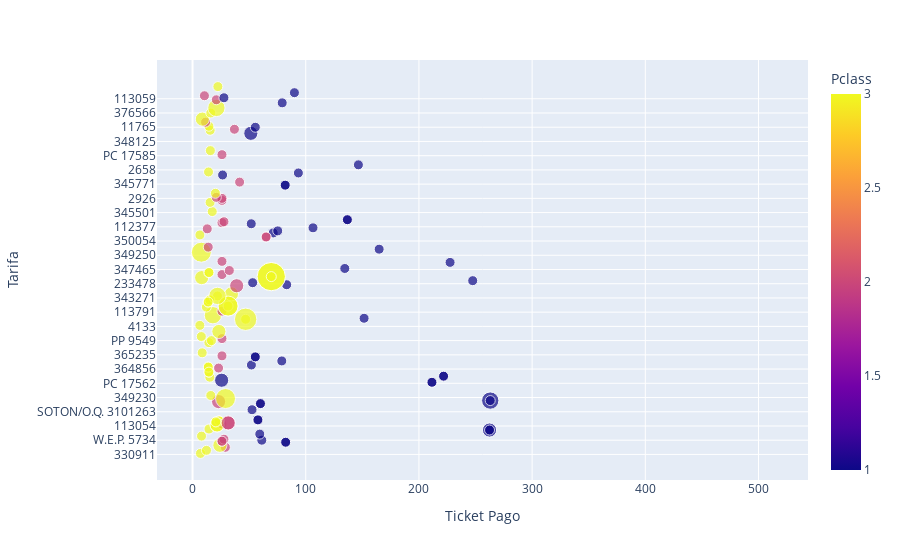

This figure's notebook cell:
### Code cell
fig = px.scatter(df, x = "Fare", y = "Ticket",
                 color = "Pclass",
                 size = "SibSp",
                 hover_name="Name"
                )

fig.update_layout(hovermode="x")

fig.update_layout(xaxis = {'title':'Ticket Pago'}, yaxis = {'title':'Tarifa'})

fig.update_xaxes(showspikes=True, spikecolor="green", spikesnap="cursor", spikemode="across", spikethickness=1)
fig.update_yaxes(showspikes=True, spikecolor="Black", spikethickness=1)

fig.show()

### Figure 1 — Plotly figure (JSON) as saved in the notebook; plotly's stock layout.template omitted (floating-point values rounded to 4 significant figures; data arrays with more than 128 entries replaced by an {"elided": "..."} marker saying what was removed)
{"data": [{"hovertemplate": "<b>%{hovertext}</b><br><br>Fare=%{x}<br>Ticket=%{y}<br>SibSp=%{marker.size}<br>Pclass=%{marker.color}<extra></extra>", "hovertext": {"elided": "418 str values"}, "legendgroup": "", "marker": {"color": {"elided": "418 int values"}, "coloraxis": "coloraxis", "size": {"elided": "418 int values"}, "sizemode": "area", "sizeref": 0.02, "symbol": "circle"}, "mode": "markers", "name": "", "orientation": "h", "showlegend": false, "type": "scatter", "x": {"elided": "418 float values"}, "xaxis": "x", "y": {"elided": "418 str values"}, "yaxis": "y"}], "layout": {"coloraxis": {"colorbar": {"title": {"text": "Pclass"}}, "colorscale": [[0, "#0d0887"], [0.1111, "#46039f"], [0.2222, "#7201a8"], [0.3333, "#9c179e"], [0.4444, "#bd3786"], [0.5556, "#d8576b"], [0.6667, "#ed7953"], [0.7778, "#fb9f3a"], [0.8889, "#fdca26"], [1, "#f0f921"]]}, "hovermode": "x", "legend": {"itemsizing": "constant", "tracegroupgap": 0}, "margin": {"t": 60}, "xaxis": {"anchor": "y", "domain": [0, 1], "showspikes": true, "spikecolor": "green", "spikemode": "across", "spikesnap": "cursor", "spikethickness": 1, "title": {"text": "Ticket Pago"}}, "yaxis": {"anchor": "x", "domain": [0, 1], "showspikes": true, "spikecolor": "Black", "spikethickness": 1, "title": {"text": "Tarifa"}}}}
